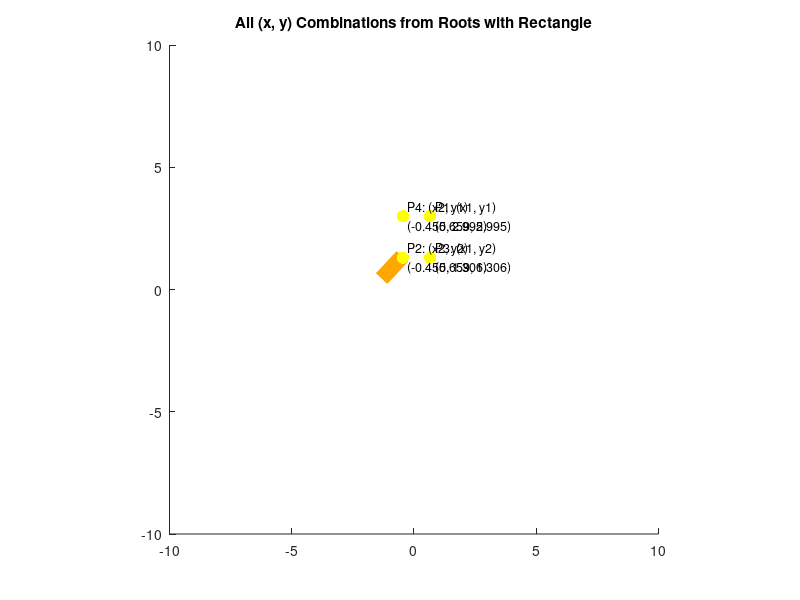

Write the MATLAB code that produced this figure.
% Rectangle parameters
l = 1.2;               % Length
w = 0.6;               % Width
alpha = -0.9;          % Center X
beta = 0.9;            % Center Y
phi = 0.820305;        % Inclination (radians)

% Compute midpoints along the length
M_x = alpha - l*cos(phi)/2;
N_x = alpha + l*cos(phi)/2;
M_y = beta - l*sin(phi)/2;
N_y = beta + l*sin(phi)/2;

% Compute rectangle vertices
vertices = [
    M_x - w*sin(phi)/2, M_y + w*cos(phi)/2;
    N_x - w*sin(phi)/2, N_y + w*cos(phi)/2;
    M_x + w*sin(phi)/2, M_y - w*cos(phi)/2;
    N_x + w*sin(phi)/2, N_y - w*cos(phi)/2
];

faces = [1 2 4; 1 4 3];

% Plot the rectangle
figure;
patch('Faces', faces, 'Vertices', vertices, ...
      'FaceColor', [1 0.65 0], 'EdgeColor', [1 0.65 0]);
hold on;

% Root values
x1 = 0.658960;
y1 = 2.994923;
x2 = -0.455195;
y2 = 1.305609;

% All 4 combinations
x_vals = [x1, x2, x1, x2];
y_vals = [y1, y2, y2, y1];
labels = {
    'P1: (x1, y1)';
    'P2: (x2, y2)';
    'P3: (x1, y2)';
    'P4: (x2, y1)'
};

% Plot and annotate all points
scatter(x_vals, y_vals, 80, 'y', 'filled');
for i = 1:length(x_vals)
    text(x_vals(i) + 0.2, y_vals(i), ...
        sprintf('%s\n(%.3f, %.3f)', labels{i}, x_vals(i), y_vals(i)), ...
        'FontSize', 9, 'Color', 'black');
end

% Axis settings
axis equal;
xlim([-10, 10]);
ylim([-10, 10]);
title('All (x, y) Combinations from Roots with Rectangle');
